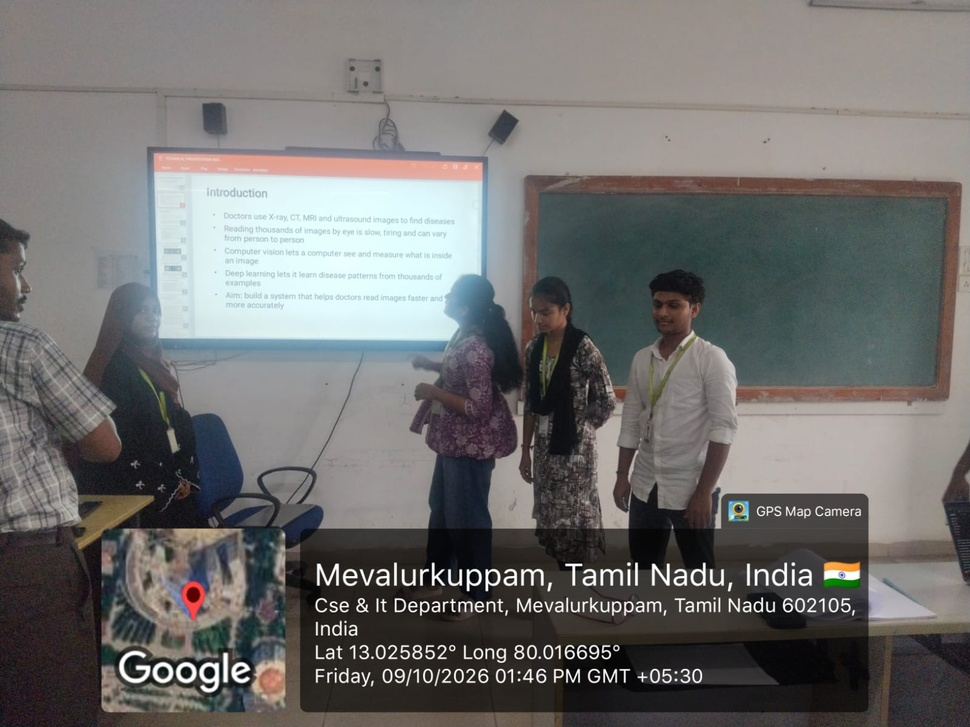
#> input picture Capstone Project/presentation batch 4.jpeg, 970 x 727 px, shrunk from 1600 x 1200 before the run
$ python 'exp 8.py'
#> lines starting #> are read from the running program, lines starting #| are printed output that depends on the picture

import cv2
import numpy as np
import tkinter as tk
from tkinter import filedialog

# Select image from computer
root = tk.Tk()
root.withdraw()

image_path = filedialog.askopenfilename(
    title="Select an Image",
    filetypes=[("Image Files", "*.jpg *.jpeg *.png")]
)
#> the answer given: Capstone Project/presentation batch 4.jpeg

# Read image
img = cv2.imread(image_path)
#> img is the input picture: shape (727, 970, 3); mean B, G, R 110.6, 111.9, 112.7

if img is None:
    print("Error: Please select a valid image!")
else:
    # Create kernel
    kernel = np.ones((5, 5), np.uint8)

    # Perform dilation
    dilated = cv2.dilate(img, kernel, iterations=1)
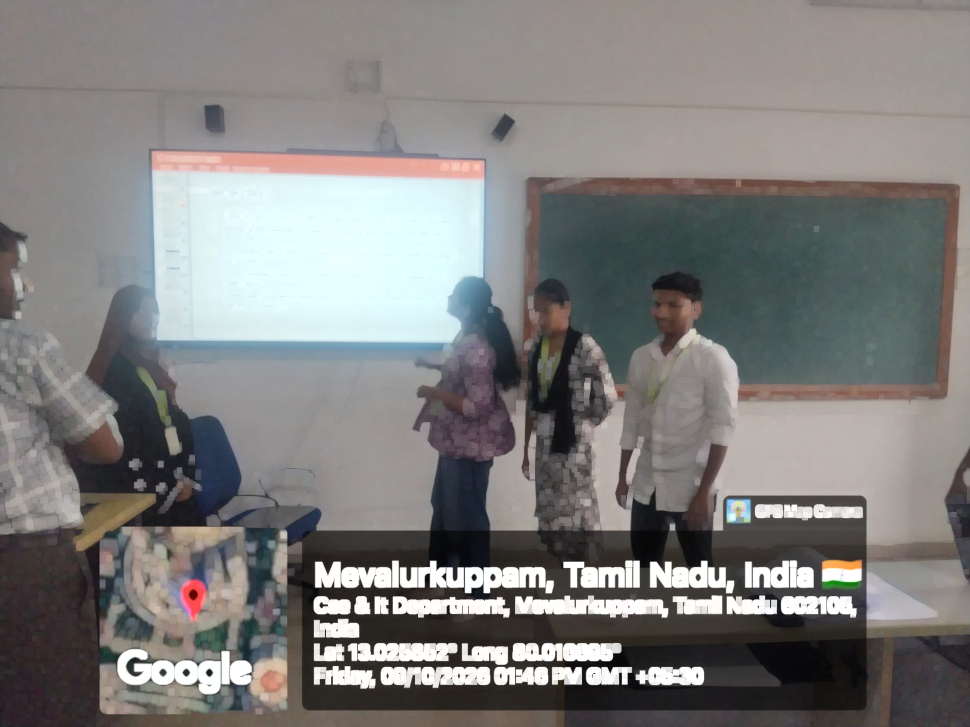
#> dilated: shape (727, 970, 3); mean B, G, R 125.2, 126.6, 127.8

    # Display images
    cv2.imshow("Original Image", img)
    cv2.imshow("Dilated Image", dilated)

    # Save output
    cv2.imwrite("dilated_image.jpg", dilated)

    print("Image dilation completed successfully!")

    cv2.waitKey(0)
    cv2.destroyAllWindows()
